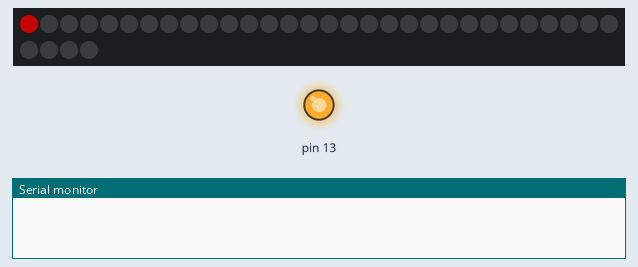
This sketch was run on a simulated Arduino Uno, built with avr-gcc and run on an emulated ATmega328P. Parts: 34 RGB LEDs in strip order, left to right, continuing on the next row, output pins drawn as LEDs (lit = HIGH), the last lines printed to the serial monitor. Dim RGB values are drawn brighter than linear.

Above: at 0.1 s.
At 1.6 s:
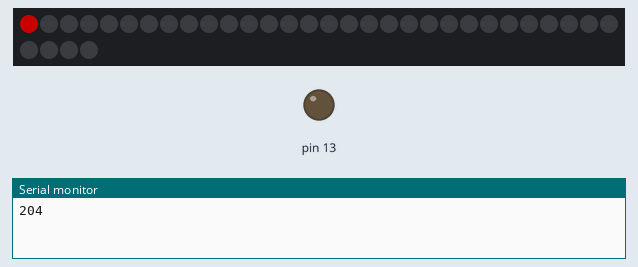
Timing chart, 0 to 3.1 s (numbered marks = the images above):
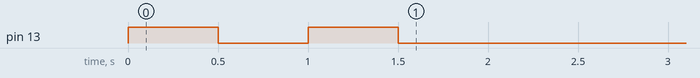

The sketch:

WS2812_over_Serial.ino
```cpp
#include <Adafruit_NeoPixel.h>

#define PIN            6
#define NUMPIXELS      34
Adafruit_NeoPixel pixels = Adafruit_NeoPixel(NUMPIXELS, PIN, NEO_GRB + NEO_KHZ800);

char buff[2*NUMPIXELS*3];


void setup() {
  pinMode(13,OUTPUT);
  Serial.begin(115200);
  pixels.begin();
  pixels.setPixelColor(0, 100,00,00);
  pixels.show();


  digitalWrite(13,HIGH);
  delay(500);
  digitalWrite(13,LOW);
  delay(500);
  digitalWrite(13,HIGH);
  delay(500);
  digitalWrite(13,LOW);

}


void loop() {
// $FF,FF,FF ->> 6 byte
Serial.println(sizeof(buff));

  while (Serial.available() == 0);
  do
  {
      Serial.readBytes(buff, sizeof(buff));
  }
  while(buff[0] != '$');

  int i=0;
  int j=0;
  for (i = 0; i<sizeof(buff); i++)
  pixels.setPixelColor(i,   pixels.Color(buff[1+(i*6)], buff[3+(i*6)], buff[5+(i*6)]));

  pixels.show();
}
```
